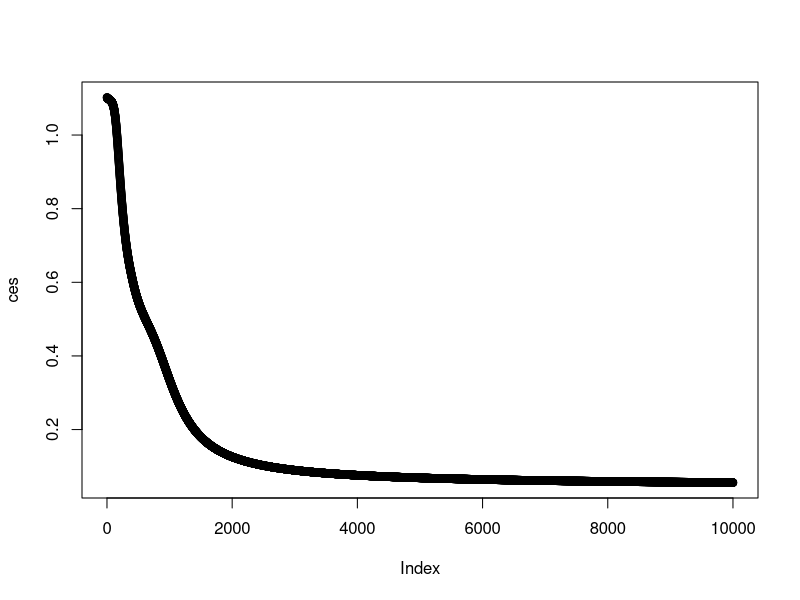

This figure's R source:
# functions
sigmoid <- function(x){
  1/(1+exp(-x)) 
}
sigmoid_derivative <- function(Z){
  s = sigmoid(Z)
  s * (1 - s)
}
softmax <- function(x){
  z <- x-max(x)
  exp(z)/sum(exp(z))
}
onehot <- function(Y){
  num_class <- length(unique(Y))
  oh <- matrix(0,nrow=length(Y),ncol = num_class)
  for(i in 1:length(Y)){
    oh[i,Y[i]] <- 1
  }
  oh
}


X <- as.matrix(iris[,-5])
Y <- onehot(as.numeric(iris[,5]))

inputdim <- 4
layers <- c(2)
outputdim <- 3
# TODO activation : sigmoid(Done), relu, tanh, elu
# TODO output_activation : softmax(Done), sigmoid, linear
# TODO loss: CE(Done), MSE
# TODO L1, L2 regularization
# TODO SGD, MOMENTUM, ADAM, RMSPROP

# predict
predict_JSNN <- function(x){
  os <- list()
  zs <- list()
  # o <- x%*%weights[[1]]+bias[[1]]
  o <- sweep(x%*%weights[[1]],2,bias[[1]],`+`)
  os[[1]] <- o
  z <- sigmoid(o)
  zs[[1]] <- z
  
  if(length(layers)>1){
    for(i in 2:(length(layers))){
      # o <- z%*%weights[[i]]+bias[[i]]
      o <- sweep(z%*%weights[[i]],2,bias[[i]],`+`)
      os[[i]] <- o
      z <- sigmoid(o)
      zs[[i]] <- z
    }
  }

  
  # o <- z%*%weights[[length(layer_structure)-1]]+bias[[length(layer_structure)-1]]
  o <- sweep(z%*%weights[[length(layer_structure)-1]],2,bias[[length(layer_structure)-1]],`+`)
  os[[length(layer_structure)-1]] <- o
  
  z <- t(apply(o,1,function(x){softmax(x)}))
  zs[[length(layer_structure)-1]] <- z
  return(list(output=z,os=os,zs=zs))
}

# LOSS
multiclass_cross_entropy <- function(real, pred){
  -sum(real*log(pred))/nrow(pred)
}

# gradients
gradients <- function(X,Y){
  t_output <- predict_JSNN(X)
  pred <- t_output$output
  real <- Y
  N <- nrow(pred)
  
  grad_weights <- list()
  grad_bias <- list()
  
  # output gradient
  dZ <- (pred-real)
  dW <- t((t(dZ) %*% (t_output$zs[[length(weights)-1]]))/N)
  db <- colSums(dZ)/N
  dA_back <- t(weights[[length(weights)]] %*% t(dZ))
  
  grad_weights[[length(weights)]] <- dW
  grad_bias[[length(bias)]] <- db
  # internal gradient
  for(i in (length(weights)-1):1){
    dZ <- dA_back*sigmoid_derivative(t_output$os[[i]])
    if(i==1){
      dW <- 1./N*(t(t(dZ) %*% (X)))
    }else{
      dW <- 1./N*(t(t(dZ) %*% (t_output$zs[[i-1]])))
    }
    db <- colSums(dZ)/N
    dA_back <- t(weights[[i]] %*% t(dZ))
    
    grad_weights[[i]] <- dW
    grad_bias[[i]] <- db
  }
  
  return(list(grad_weights=grad_weights,grad_bias=grad_bias))
}
# grads <- gradients(X,Y)


# initailize
weights <- list()
bias <- list()
layer_structure <- c(inputdim, layers, outputdim)

for(i in 1:(length(layer_structure)-1)){
  weights[[i]] <- matrix(rnorm(prod(layer_structure[c(i,i+1)]),mean = 0,sd = 0.1),
                         layer_structure[i],
                         layer_structure[i+1])
  bias[[i]] <- rnorm(layer_structure[i+1],mean = 0,sd = 0.1)
}


# fit
lr <- 0.1

ces <- c()
for(epoch in 1:10000){
  grads <- gradients(X,Y)
  for(i in 1:length(weights)){
    weights[[i]] <- weights[[i]]-lr*grads$grad_weights[[i]]
    bias[[i]] <- bias[[i]]-lr*grads$grad_bias[[i]]
  }
  ces <- c(ces,multiclass_cross_entropy(real = Y,pred = predict_JSNN(X)$output))
  
}
plot(ces)


# measure
real = Y
pred = predict_JSNN(X)$output
table(apply(Y,1,which.max),apply(pred,1,which.max))


################
# library(numDeriv)
# gradients(X,Y)
# 
# weights
# dims <- sapply(weights,dim)
# 
# weights_vec <- unlist(weights)
# 
# relist_weight <- function(weights_vec,dims){
#   weights <- list()
#   gidx <- 1
#   for(i in 1:ncol(dims)){
#     size <- prod(dims[,i])
#     weights[[i]] <- matrix(weights_vec[gidx:(gidx+size-1)],dims[1,i],dims[2,i])
#     gidx <- (gidx+size)
#   }
#   weights
# }
# 
# 
# 
# 
# func1 <- function(weights_vec){
#   # X,Y
#   # weights_vec
#   x <- X
#   predict_JSNN_weights_input <- function(weights_vec){
#     
#     weights <- relist_weight(weights_vec,dims)
#     os <- list()
#     zs <- list()
#     
#     o <- x%*%weights[[1]]+bias[[1]]
#     os[[1]] <- o
#     z <- sigmoid(o)
#     zs[[1]] <- z
#     
#     for(i in 2:(length(layers))){
#       o <- z%*%weights[[i]]+bias[[i]]
#       os[[i]] <- o
#       z <- sigmoid(o)
#       zs[[i]] <- z
#     }
#     
#     o <- z%*%weights[[length(layer_structure)-1]]+bias[[length(layer_structure)-1]]
#     os[[length(layer_structure)-1]] <- o
#     
#     z <- t(apply(o,1,function(x){softmax(x)}))
#     zs[[length(layer_structure)-1]] <- z
#     return(list(output=z,os=os,zs=zs))
#   }
#   
#   t <- predict_JSNN_weights_input(weights_vec)
#   cross_entropy(real = Y,pred = t$output)
# }
# 
# grad_numeric <- grad(func1,weights_vec, method="simple")
# 
# grad_exact <- gradients(X,Y)
# unlist(grad_exact$grad_weights)
# 
# plot((grad_numeric-unlist(grad_exact$grad_weights)))